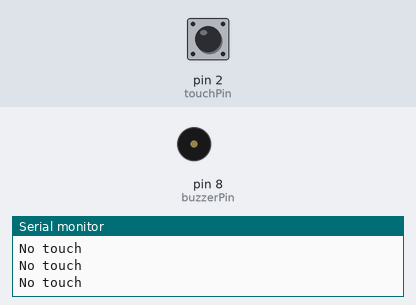
The sketch below on a simulated Arduino Uno, built with avr-gcc and run on an emulated ATmega328P. Shown: buzzer (waves = sounding, pin HIGH), the last lines printed to the serial monitor. The inputs (shaded band) are chosen by the test bench; at power-on: pin 2 (touchPin) LOW.

Above: at 1.2 s.
1.3 s: pin 2 (touchPin) pulled HIGH for 0.15 s
At 1.4 s:
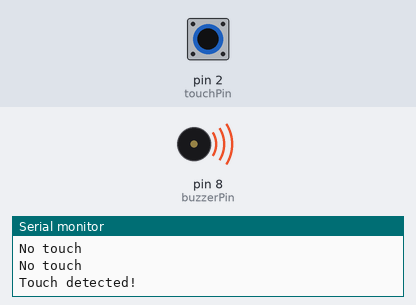
3.0 s: pin 2 (touchPin) pulled HIGH for 3.2 s
At 7.0 s:
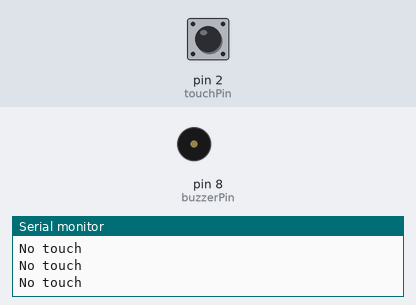
Timing chart, 0 to 8.5 s (numbered marks = the images above; inputs shaded):
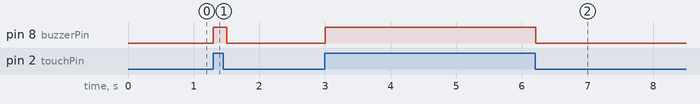

The sketch:

buzzer.ino
```cpp
// Pins
const int touchPin = 2;   // TTP223 OUT pin
const int buzzerPin = 8;  // Buzzer pin

void setup() {
  pinMode(touchPin, INPUT);     // TTP223 outputs HIGH/LOW
  pinMode(buzzerPin, OUTPUT);   // Buzzer output
  Serial.begin(9600);
}

void loop() {
  int touchState = digitalRead(touchPin);  // Read touch sensor

  if (touchState == HIGH) {          // Touch detected
    digitalWrite(buzzerPin, HIGH);   // Turn buzzer ON
    Serial.println("Touch detected!");
  }
  else {
    digitalWrite(buzzerPin, LOW);    // Turn buzzer OFF
    Serial.println("No touch");
  }

  delay(100);
}
```

Measured:
- after the input at 1.3 s, pin 8 (buzzerPin): LOW → HIGH at once, → LOW 0.20 s later
- after the input at 3.0 s, pin 8 (buzzerPin): LOW → HIGH at once, → LOW 3.2 s later
